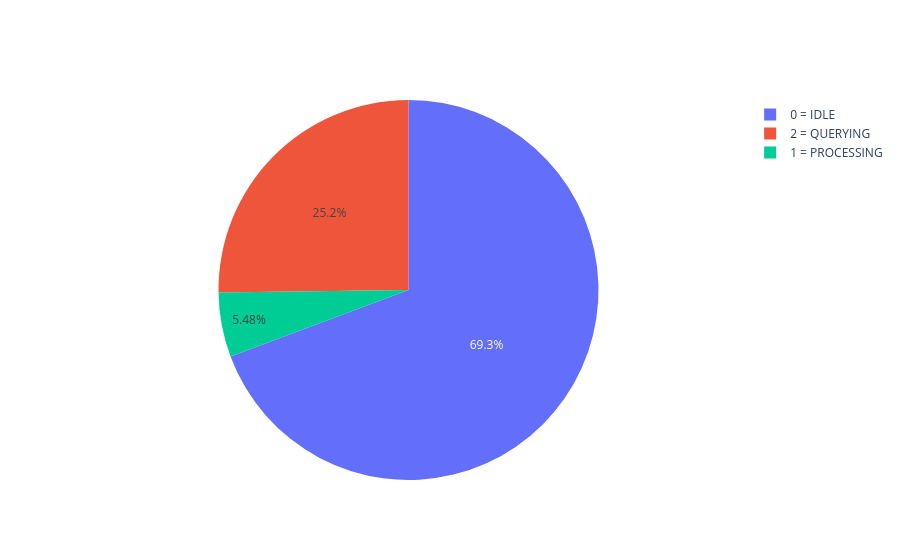

This figure's notebook cell:
### Code cell
# States pie chart
labels = ["0 = IDLE", "1 = PROCESSING", "2 = QUERYING"]
values = state_times
fig = go.Figure(data=[go.Pie(labels=labels, values=values)])
fig.show()

### Figure 1 — Plotly figure (JSON) as saved in the notebook; plotly's stock layout.template omitted (floating-point values rounded to 4 significant figures)
{"data": [{"labels": ["0 = IDLE", "1 = PROCESSING", "2 = QUERYING"], "type": "pie", "values": ["63.62930050099385", "5.033429085131502", "23.15139084486873"]}], "layout": {}}
